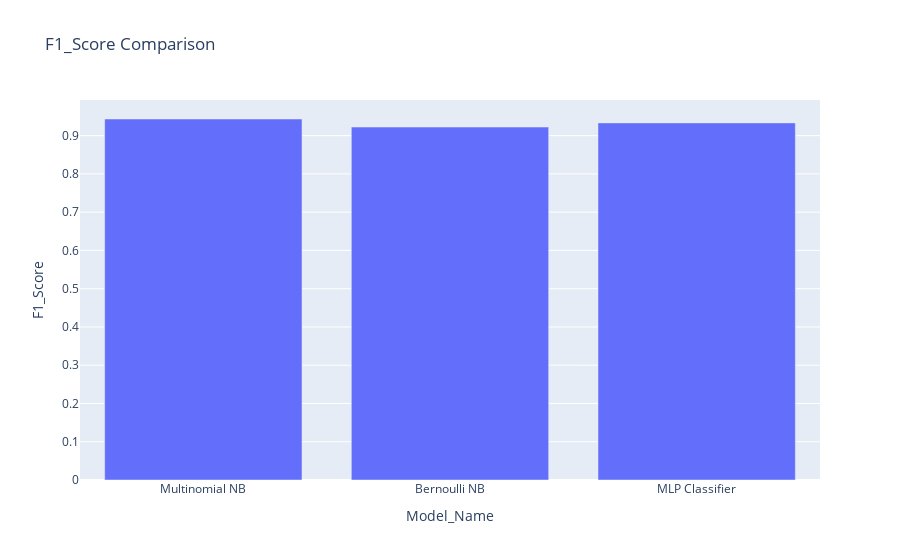

The notebook cell saved with this chart:
### Code cell
fig = px.bar(compare_df,x="Model_Name",y="F1_Score",title="F1_Score Comparison",)
fig.update_traces(textfont_size=12, textangle=0, textposition="outside", cliponaxis=False)

### Figure 1 — Plotly figure (JSON) as saved in the notebook; plotly's stock layout.template omitted (floating-point values rounded to 4 significant figures)
{"data": [{"alignmentgroup": "True", "cliponaxis": false, "hovertemplate": "Model_Name=%{x}<br>F1_Score=%{y}<extra></extra>", "legendgroup": "", "marker": {"color": "#636efa", "pattern": {"shape": ""}}, "name": "", "offsetgroup": "", "orientation": "v", "showlegend": false, "textangle": 0, "textfont": {"size": 12}, "textposition": "outside", "type": "bar", "x": ["Multinomial NB", "Bernoulli NB", "MLP Classifier"], "xaxis": "x", "y": [0.9435, 0.9224, 0.9333], "yaxis": "y"}], "layout": {"barmode": "relative", "legend": {"tracegroupgap": 0}, "title": {"text": "F1_Score Comparison"}, "xaxis": {"anchor": "y", "domain": [0, 1], "title": {"text": "Model_Name"}}, "yaxis": {"anchor": "x", "domain": [0, 1], "title": {"text": "F1_Score"}}}}
